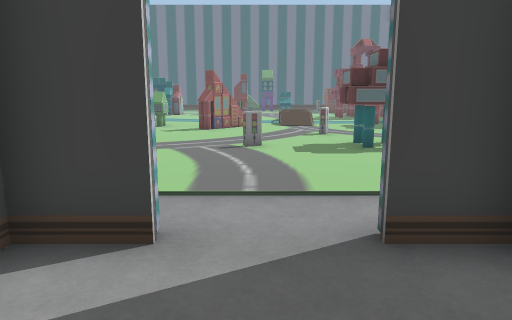
View 1 (above)

24 first-person views from a walk through a scene from a Unity 3-D project. The camera is 1.5 m above the floor, tilts 10° down and sees 70° across. The floor is counted in squares, 1 m on a side. Each view is taken from the middle of a square. On the plan, view 1 faces up. The plan holds only what a view shows up to about 16 squares ahead; the rest is blank. The place goes on beyond the plan. Some animated figures are not drawn. Door leaves are left out, so doorways stand open.

View 2
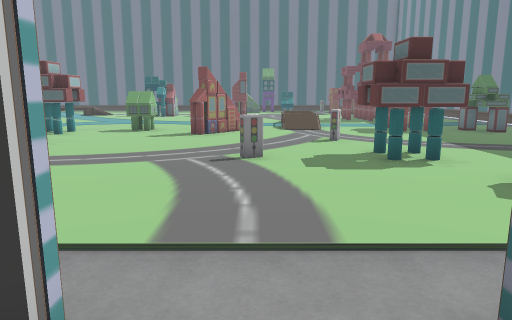

View 3
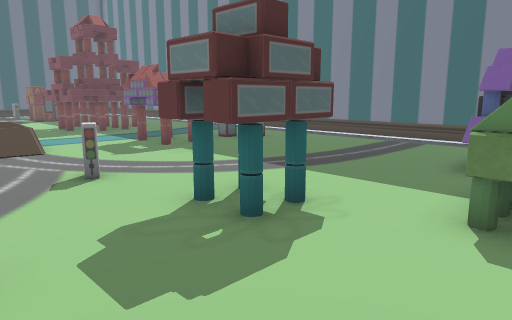

View 4
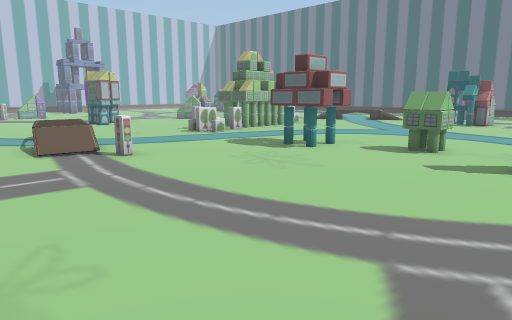

View 5
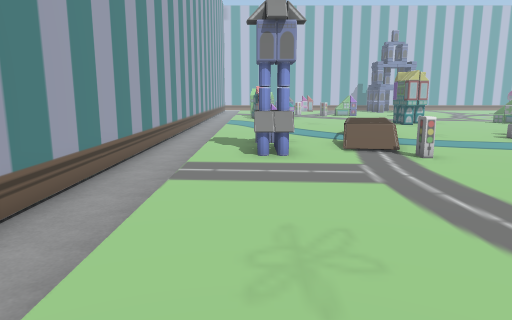

View 6
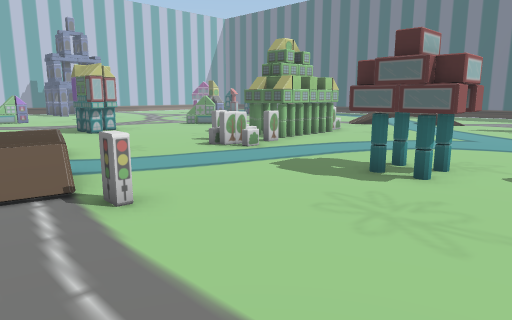

View 7
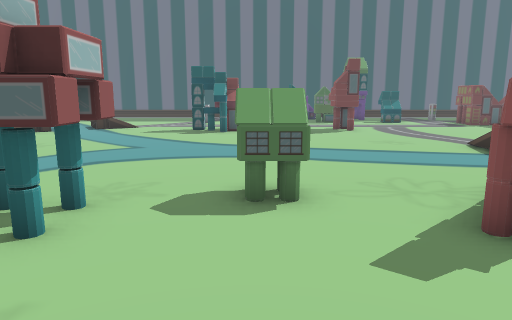

View 8
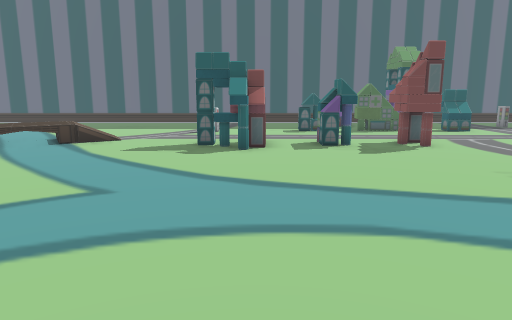

View 9
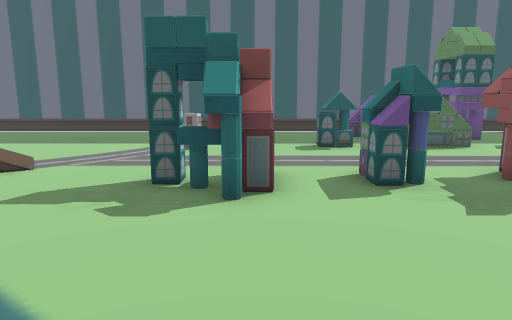

View 10
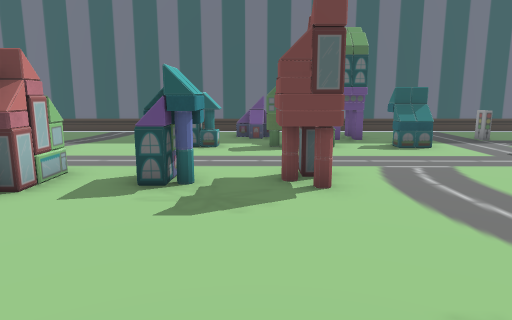

View 11
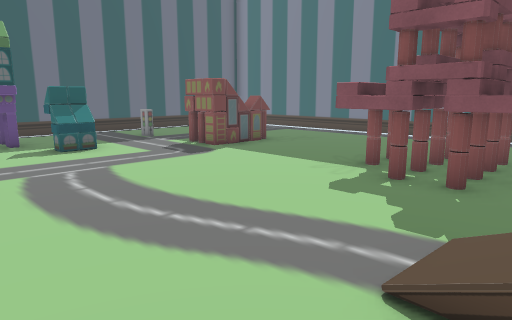

View 12
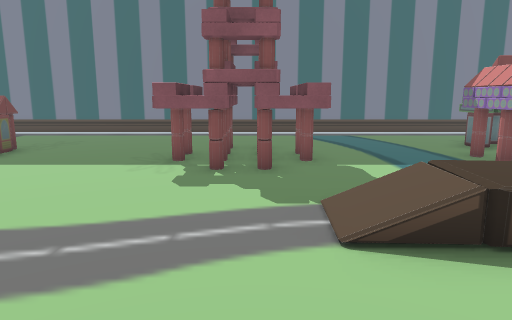

View 13
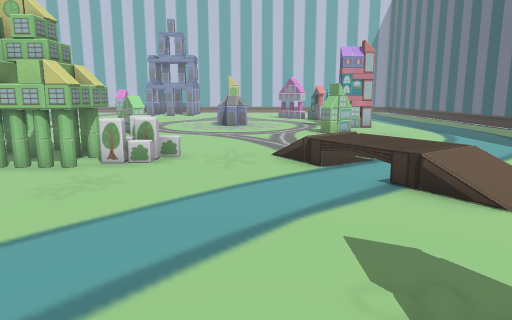

View 14
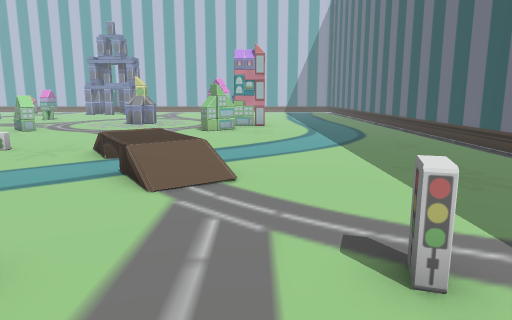

View 15
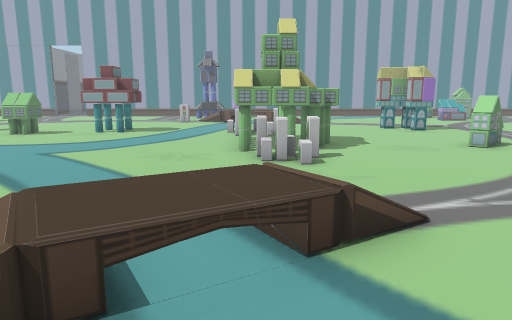

View 16
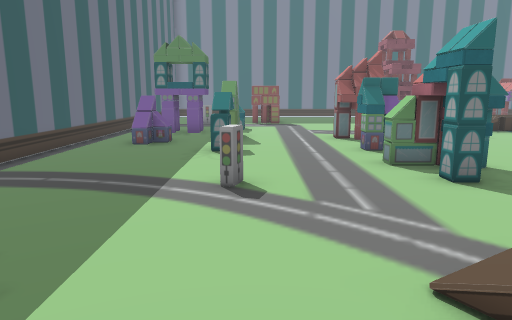

View 17
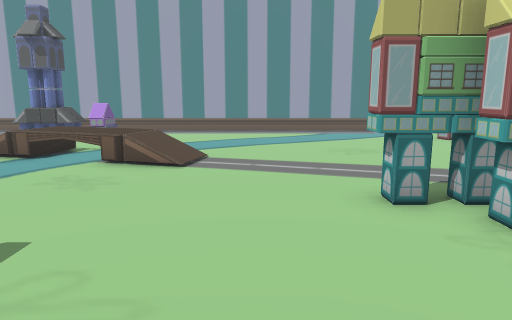

View 18
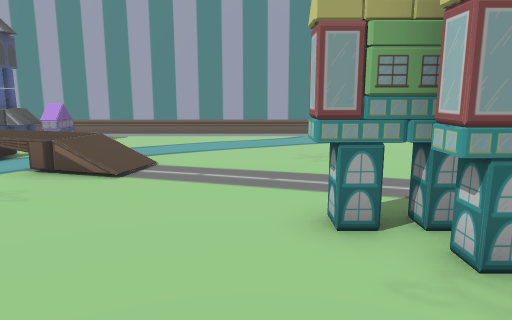

View 19
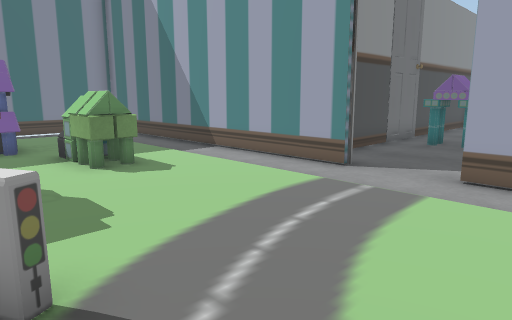

View 20
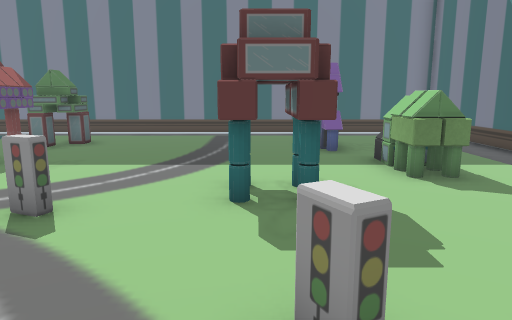

View 21
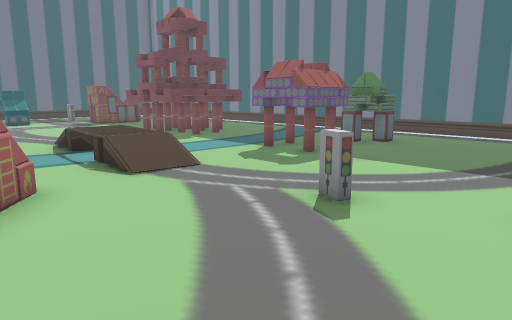

View 22
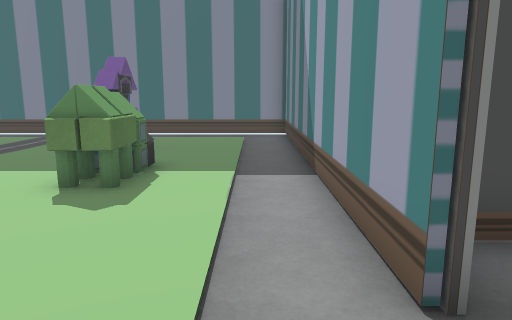

View 23
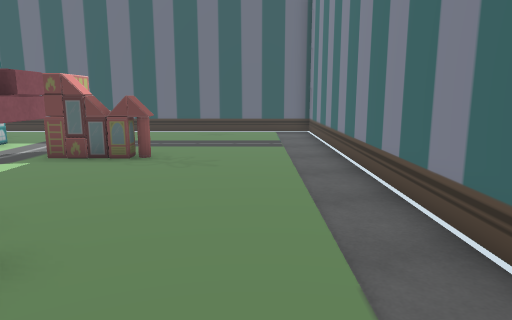

View 24
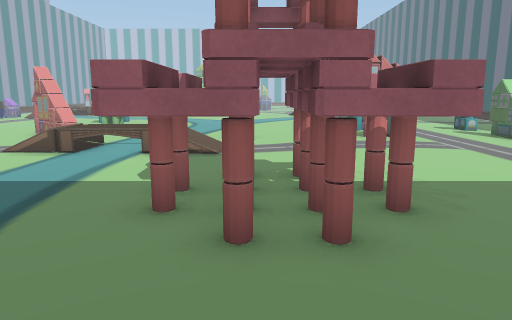

### Floor plan
Key: @ floor where view 1 was taken; # wall or solid block; . main floor; : floor 0.75 m higher than the main floor; / step, stairs or slope; D open door; = window, fence, low wall or low ledge; v drop or lower ground; T thing the floor can be seen under or through; O other object.
Columns run from 22 left of view 1 to 13 right of it. Each row starts with its distance up from view 1.
 38  ###################################
 37  ..................................#
 36 ....................O   ...........#
 35 ...................OOO.O....O......#
 34 .......................O.O..O......#
 33 ..................OOOOO.OO.........#
 32 ..............O.............O .....#
 31 ............................OOO....#
 30 O........///.......................#
 29  O......:::/....O.OOOO.............#
 28 ......//:OO....OO.OOOO.............#
 27 ......./O......OO..................#
 26 ...........................OOOOO...#
 25 ...........................OOOOO...#
 24 .......O...................OOOOO...#
 23 .......OO...............//.OOOOO...#
 22 ......OOO...............//.........#
 21 OOO...O O..............v O.........#
 20 .O....# O............... v.........#
 19 ......#OO..............///..##.....#
 18 .........O.......OO..O.///..##.....#
 17 .......OO....TTT.OO.OO......##.O...#
 16 #T......O....TTT...OO..............#
 15 #TT................................#
 14 .........................O.........#
 13 ...................................#
 12 ......//...........................#
 11 ....../:  =/O.........O..##........#
 10 .........OO/..........O..##........#
  9 ............................O.OOO  #
  8 .........OOOO..............OOO..O..#
  7 .........OOOO..............OO......#
  6 ...................................#
  5 ...................................#
  4 #####################DDD############
  3                     ..DD.#
  2                     .....#
  1                       ...#
  0                       @..#
 -1                       OO.#
 -2                       O .#

Positions as (right, up) in squares from view 1, and headings:
1: (0, 0), facing up
2: (0, 2), facing up
3: (0, 7), facing up-right
4: (-1, 7), facing up-left
5: (-1, 7), facing left
6: (-5, 9), facing up-left
7: (-5, 12), facing up
8: (-6, 17), facing up
9: (-6, 22), facing up
10: (-2, 22), facing up
11: (-1, 22), facing up-right
12: (-2, 24), facing right
13: (-6, 26), facing left
14: (-5, 31), facing left
15: (-14, 32), facing down
16: (-14, 32), facing right
17: (-18, 20), facing down
18: (-19, 19), facing down
19: (-3, 11), facing down-right
20: (-2, 11), facing right
21: (-2, 11), facing up-right
22: (-1, 5), facing right
23: (11, 22), facing up
24: (12, 24), facing left
